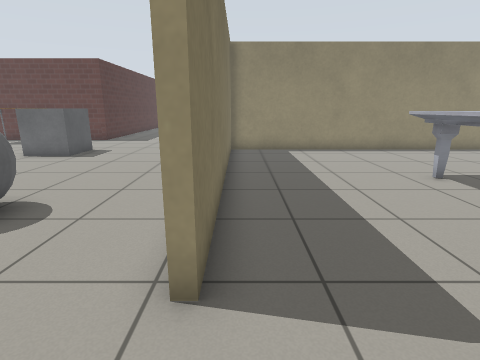
[1] (above)

24 first-person views from a walk through a Gazebo world. The camera is 1 m above the floor, tilts 14° down and sees 80° across. The floor is counted in squares, 0.5 m on a side. Each view is taken from the middle of a square. On the plan, view 1 faces up. The plan holds only what a view shows up to about 17 squares ahead; the rest is blank. Simple patterns stand in for the simulator's built-in surfaces.

[2]
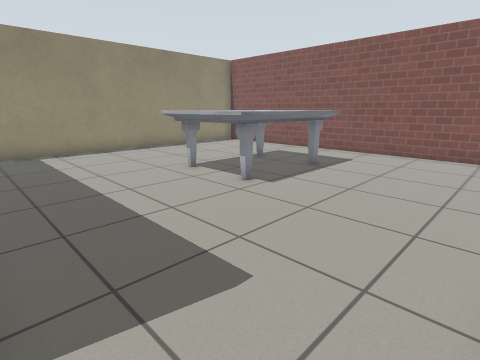

[3]
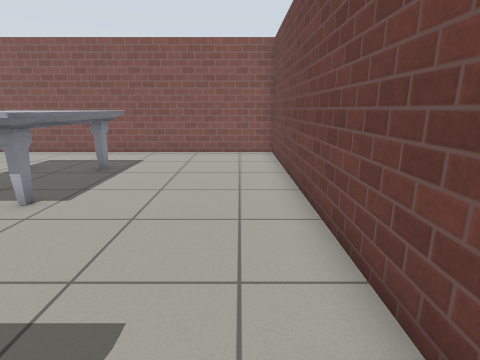

[4]
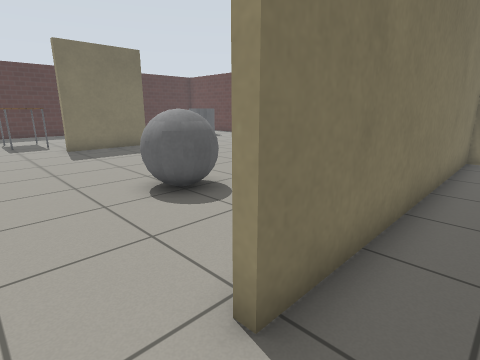

[5]
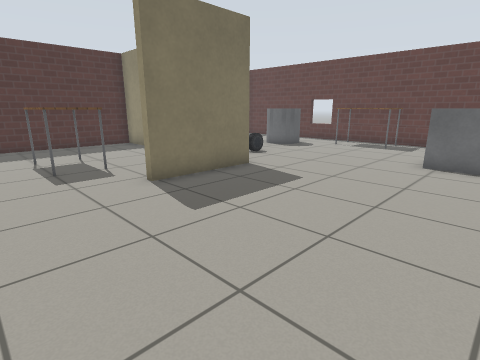

[6]
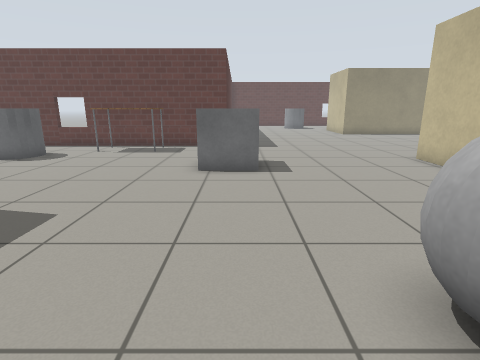

[7]
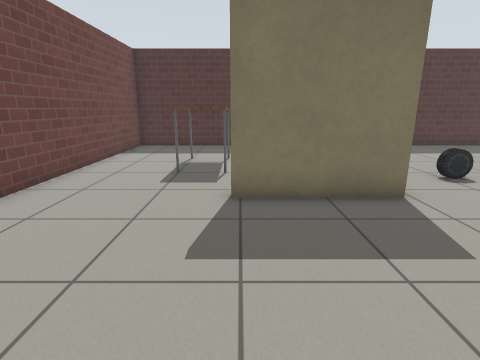

[8]
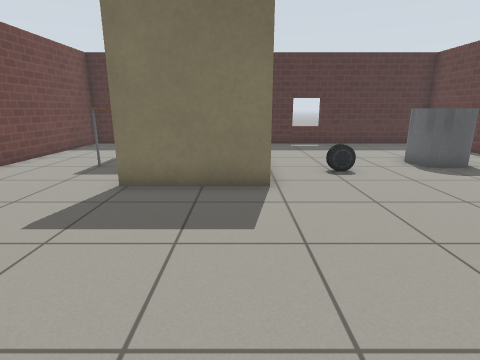

[9]
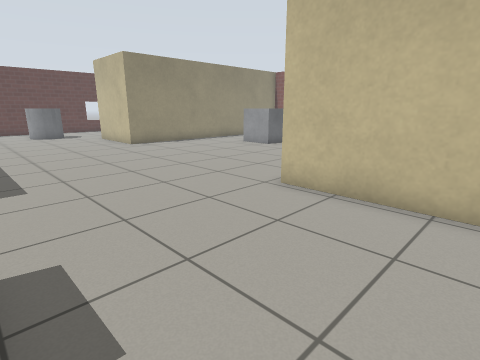

[10]
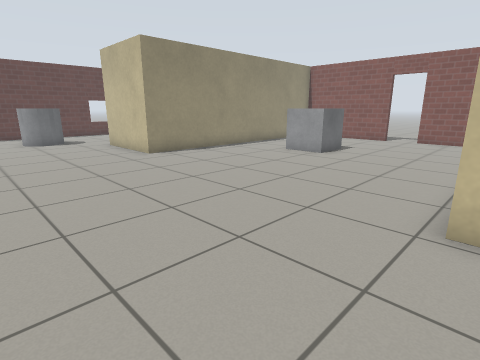

[11]
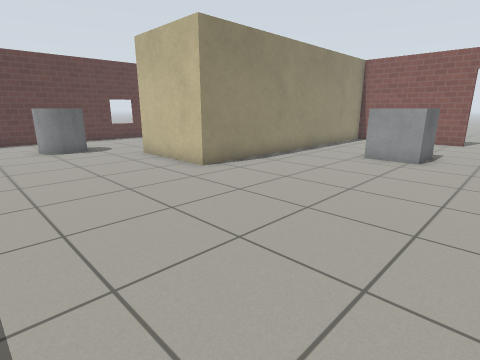

[12]
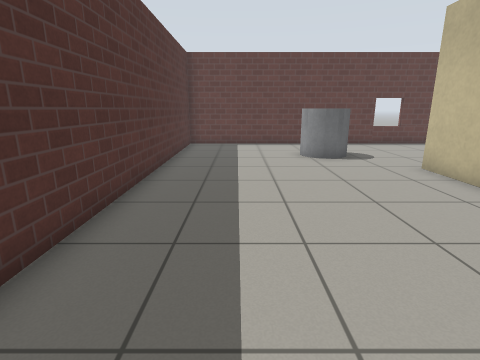

[13]
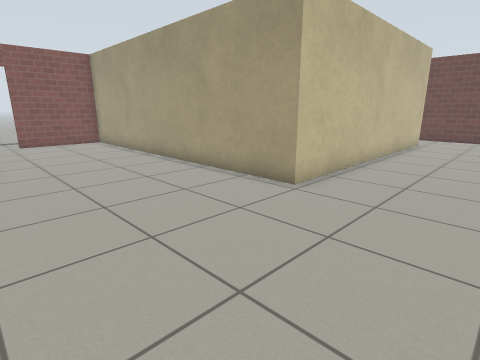

[14]
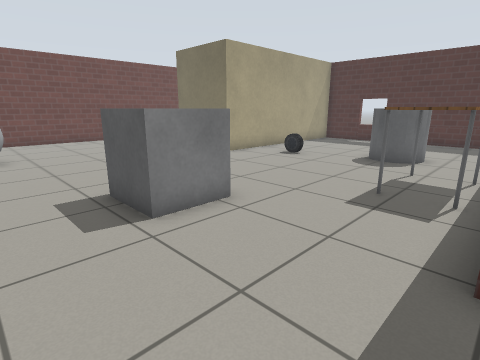

[15]
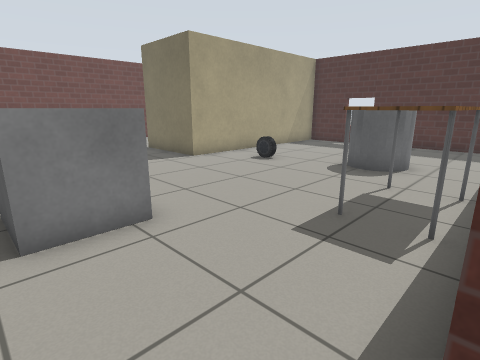

[16]
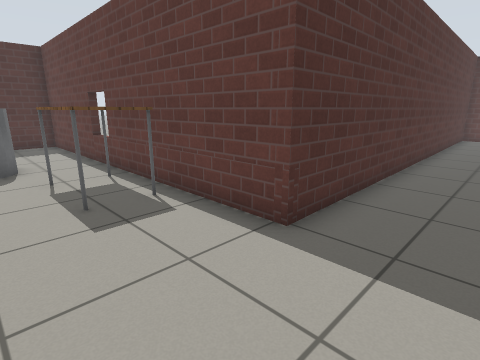

[17]
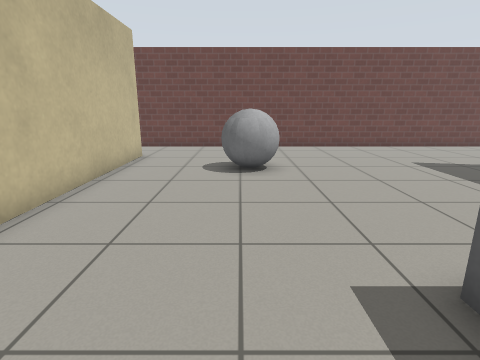

[18]
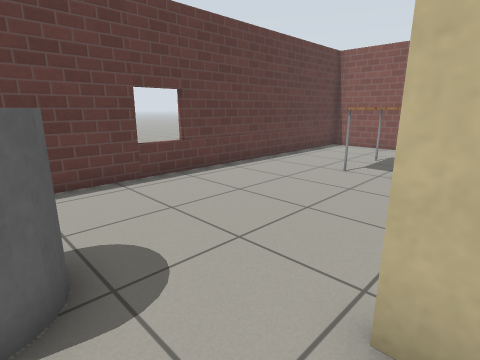

[19]
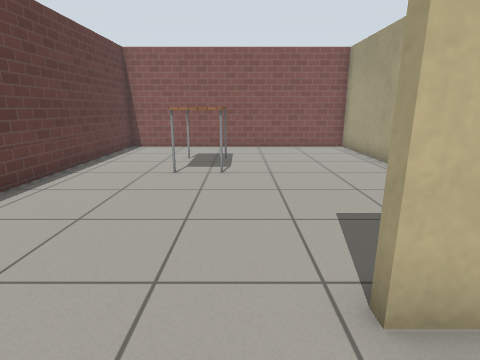

[20]
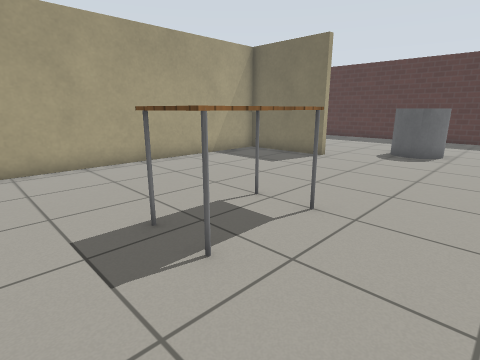

[21]
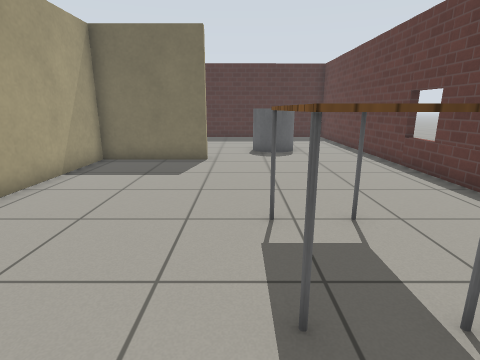

[22]
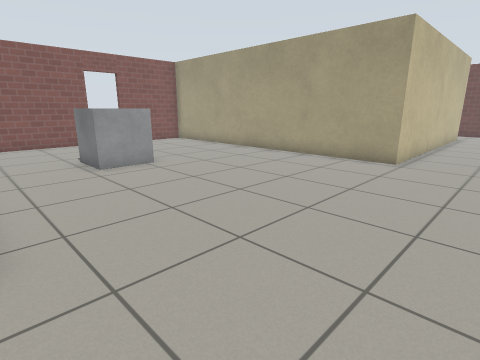

[23]
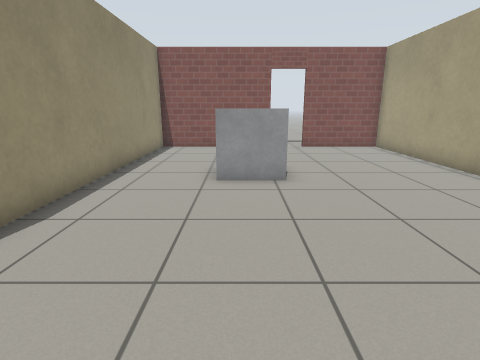

[24]
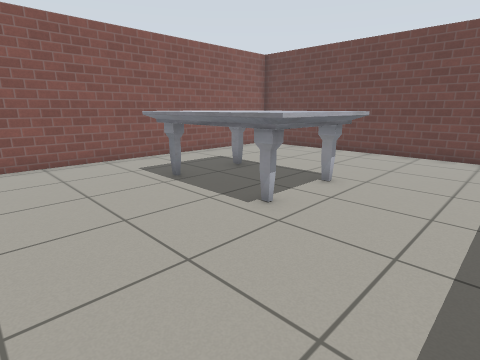

### Floor plan
Points are (right, up) in squares from view 1. A wall is a line through its corners. A room is listed if a view was taken in it or the views show most of it. See-through windows are left out.
Room 1 (views 1, 2, 3, 4, 24)
walls: (-1.5, -0.5) (13.5, -0.5) (13.5, 12.1); (12.1, 14.3) (-0.4, 14.3) (-0.4, 2.6)
ways out: opening at (-0.5, 1) to room 2
objects: marble table (5, 5) to (10, 9)
Room 2 (views 5, 6, 7, 8, 9, 10, 11, 12, 13, 14, 15, 16, 17, 18, 19, 20, 21, 22, 23)
walls: (13.5, 20.4) (13.5, 26.2) (0.3, 26.2) (0.3, 30.7) (0.6, 30.7) (0.6, 26.5) (13.5, 26.5) (13.5, 37.9) (-8.9, 37.9) (-8.7, 18.9) (-23.9, 18.9) (-23.9, 9.8); (-0.7, 2.6) (-0.7, 14.6) (13.5, 14.6) (13.5, 18.6); (-22.1, 8.8) (-14.3, 8.8) (-14.3, 4.7); (-13.4, -0.5) (-1.5, -0.5)
ways out: opening at (-0.5, 1) to room 1; opening at (-14.5, 2); open door at (14, 19.5)
objects: grey cylinder (-18, 14) to (-17, 16); car (-16, 11) to (-16, 12); table (-15, 17) to (-12, 18); grey box (-9, 12) to (-7, 14); grey ball (-6, 4) to (-4, 6); grey cylinder (-3, 33) to (-1, 35); grey box (6, 21) to (8, 23); table (7, 33) to (10, 34)

Where each view was taken, in squares from view 1:
view 1: 0 up, 0 right, facing up
view 2: 0 up, 0 right, facing up-right
view 3: 1 up, 0 right, facing right
view 4: 1 up, 1 right, facing up-left
view 5: 1 up, 7 left, facing up-left
view 6: 3 up, 8 left, facing up
view 7: 5 up, 8 left, facing left
view 8: 8 up, 7 left, facing left
view 9: 10 up, 7 left, facing up-right
view 10: 14 up, 6 left, facing up-right
view 11: 18 up, 6 left, facing up-right
view 12: 21 up, 6 left, facing up
view 13: 21 up, 5 left, facing down-right
view 14: 19 up, 5 left, facing down-left
view 15: 19 up, 7 left, facing down-left
view 16: 15 up, 6 left, facing up-left
view 17: 15 up, 5 left, facing down
view 18: 30 up, 2 left, facing up-right
view 19: 32 up, 2 left, facing right
view 20: 37 up, 12 right, facing down-left
view 21: 32 up, 12 right, facing left
view 22: 26 up, 4 left, facing down-right
view 23: 22 up, 2 left, facing right
view 24: 13 up, 2 right, facing down-right
